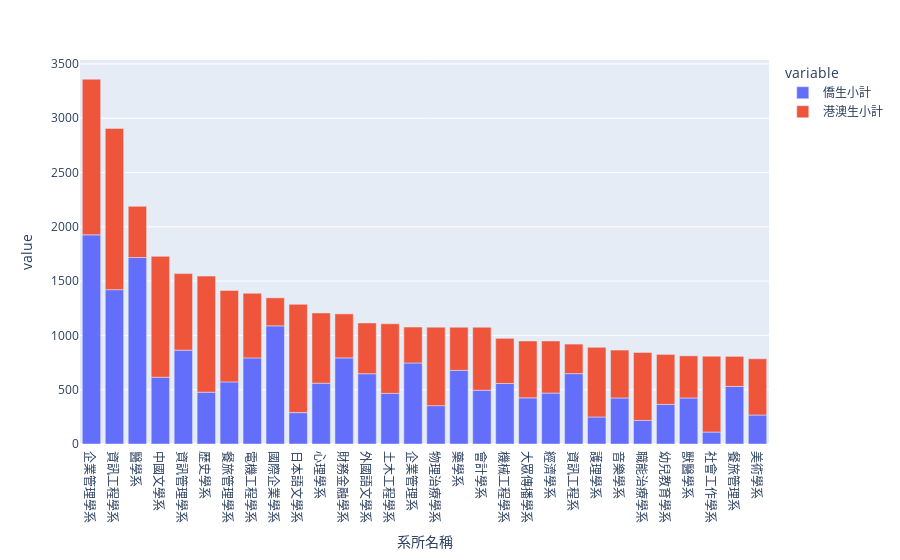

The code cell stored with this chart in its notebook:
### Code cell
fig = px.bar(program_count.head(30), x='系所名稱', y=["僑生小計", "港澳生小計"])
fig.show()

### Figure 1 — Plotly figure (JSON) as saved in the notebook; plotly's stock layout.template omitted (floating-point values rounded to 4 significant figures)
{"data": [{"alignmentgroup": "True", "hovertemplate": "variable=僑生小計<br>系所名稱=%{x}<br>value=%{y}<extra></extra>", "legendgroup": "僑生小計", "marker": {"color": "#636efa", "pattern": {"shape": ""}}, "name": "僑生小計", "offsetgroup": "僑生小計", "orientation": "v", "showlegend": true, "textposition": "auto", "type": "bar", "x": ["企業管理學系", "資訊工程學系", "醫學系", "中國文學系", "資訊管理學系", "歷史學系", "餐旅管理學系", "電機工程學系", "國際企業學系", "日本語文學系", "心理學系", "財務金融學系", "外國語文學系", "土木工程學系", "企業管理系", "物理治療學系", "藥學系", "會計學系", "機械工程學系", "大眾傳播學系", "經濟學系", "資訊工程系", "護理學系", "音樂學系", "職能治療學系", "幼兒教育學系", "獸醫學系", "社會工作學系", "餐旅管理系", "美術學系"], "xaxis": "x", "y": [1926, 1421, 1717, 615, 864, 477, 572, 793, 1088, 289, 560, 793, 647, 466, 746, 353, 678, 495, 557, 425, 469, 648, 249, 424, 217, 365, 424, 110, 530, 267], "yaxis": "y"}, {"alignmentgroup": "True", "hovertemplate": "variable=港澳生小計<br>系所名稱=%{x}<br>value=%{y}<extra></extra>", "legendgroup": "港澳生小計", "marker": {"color": "#EF553B", "pattern": {"shape": ""}}, "name": "港澳生小計", "offsetgroup": "港澳生小計", "orientation": "v", "showlegend": true, "textposition": "auto", "type": "bar", "x": ["企業管理學系", "資訊工程學系", "醫學系", "中國文學系", "資訊管理學系", "歷史學系", "餐旅管理學系", "電機工程學系", "國際企業學系", "日本語文學系", "心理學系", "財務金融學系", "外國語文學系", "土木工程學系", "企業管理系", "物理治療學系", "藥學系", "會計學系", "機械工程學系", "大眾傳播學系", "經濟學系", "資訊工程系", "護理學系", "音樂學系", "職能治療學系", "幼兒教育學系", "獸醫學系", "社會工作學系", "餐旅管理系", "美術學系"], "xaxis": "x", "y": [1433, 1485, 471, 1113, 705, 1069, 842, 595, 258, 997, 647, 405, 468, 641, 331, 723, 397, 580, 416, 524, 480, 272, 641, 441, 626, 460, 388, 699, 277, 518], "yaxis": "y"}], "layout": {"barmode": "relative", "legend": {"title": {"text": "variable"}, "tracegroupgap": 0}, "margin": {"t": 60}, "xaxis": {"anchor": "y", "domain": [0, 1], "title": {"text": "系所名稱"}}, "yaxis": {"anchor": "x", "domain": [0, 1], "title": {"text": "value"}}}}
